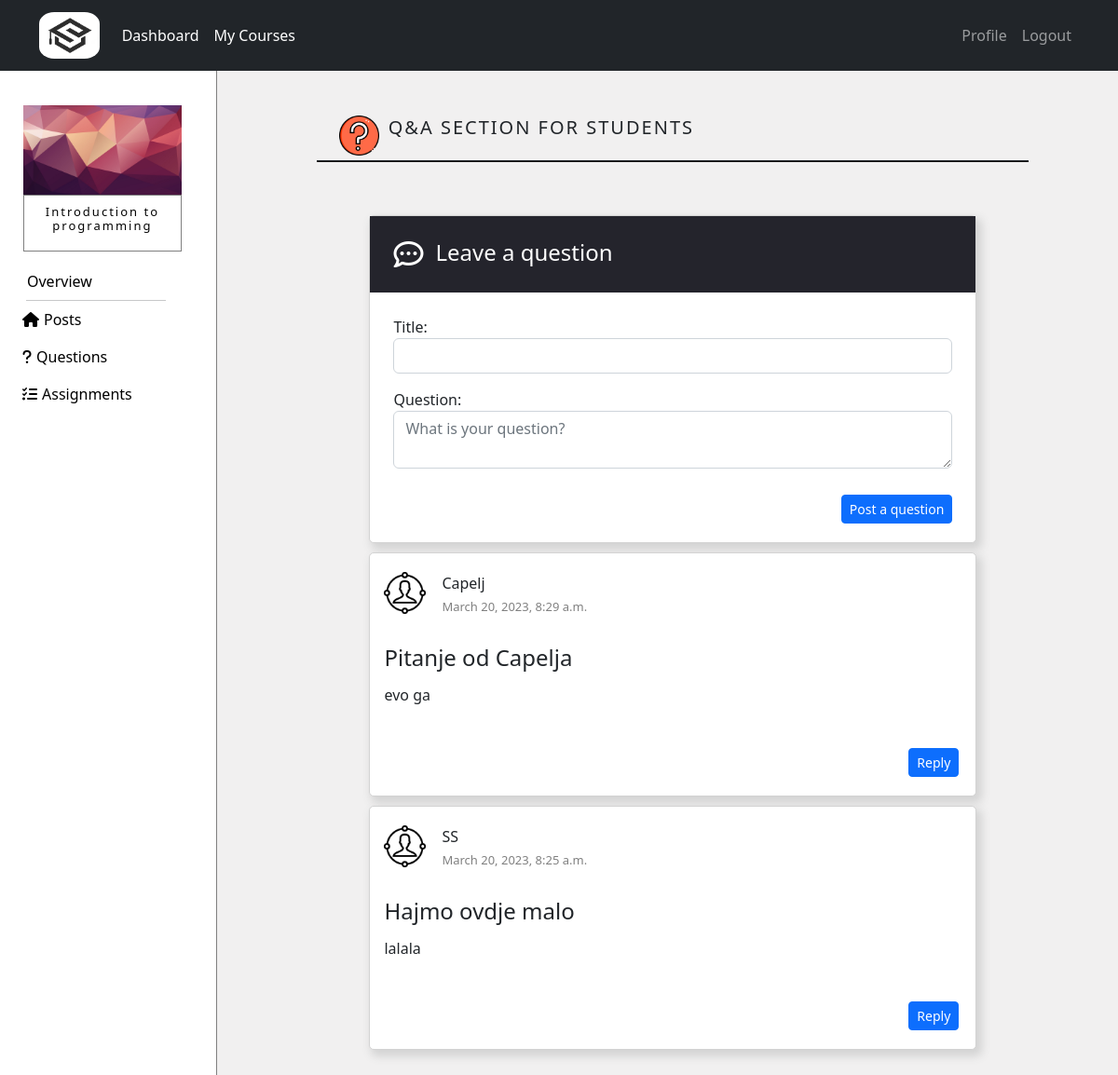
Page /courses/course/6/questions (signed in) on the committed database.
### courses/models.py (models this page shows, shortened)
class Course(models.Model):
    name = models.CharField(max_length=50)
    summary = models.CharField(max_length=500)
    image = models.ImageField(upload_to="courses_images",default="courses_images/default.jpg",blank=True)
    overview = models.TextField(null=True,blank=True)
    max_students = models.IntegerField(default=100)
    student_number = models.IntegerField(default=0)

class Question(models.Model):
    title = models.CharField(max_length=50)
    text = models.CharField(max_length=600)
    created_at = models.DateTimeField(auto_now=True)
    course = models.ForeignKey(Course,related_name='course_question',on_delete=models.CASCADE)
    user = models.ForeignKey(NewUser,related_name='user_question',on_delete=models.CASCADE,null=True, blank=True)
    class Meta:
        ordering = ['-created_at']

class NewUser(AbstractUser):
    is_student = models.BooleanField(default=False)
    is_tutor = models.BooleanField(default=False)

### courses/views.py (the view, shortened to what this page needs)
# urls.py: path('course/<int:course_id>/questions',views.view_questions_tutor,name='view_questions_tutor'),
@login_required
def view_questions_tutor(request,course_id,question_id=None,answer_id=None):
   if is_enrolled(request.user, course_id) is False:
      return HttpResponse('<html><body><h2 style="font-weight: lighter">Your do not have access to view this page!</h2><body></html>')
   course = get_object_or_404(Course,pk=course_id)
   questions = Question.objects.filter(course=course)
   question_form = QuestionForm()
   answer_form = AnswerForm()
   return render(request,"courses/questions.html",{'course':course,'questions':questions,
                                                      'question_form':question_form,'answer_form':answer_form})

### courses/forms.py
class QuestionForm(forms.ModelForm):
    title = forms.CharField(label='Title:', widget=forms.TextInput(attrs={'class':'form-control'}))
    text = forms.CharField(label='Question:',
                           widget=forms.Textarea(attrs={"rows":2,"cols":60,
                                                        "placeholder":"What is your question?",
                                                        "class":"form-control",
                                                        "id":"id_text1"}))
    class Meta():
        model =  Question
        fields = ['title','text']

class AnswerForm(forms.ModelForm):
    text = forms.CharField(label='Text:', widget=forms.Textarea(attrs={ "rows":5,"cols":60,
                                                                        "class":"form-control",
                                                                        "id":"id_text2"}))
    class Meta():
        model = Answer
        fields = ['text']

### courses/templatetags/tag.py (called while the page is built)
@register.simple_tag
def getAnswers(question):
    answers = Answer.objects.filter(question=question)
    return answers

### courses/views.py (called while the page is built)
def is_enrolled(user, course_id):
   course = get_object_or_404(Course,pk=course_id)
   if user.is_tutor:
      tutor_courses = TutorCourse.objects.filter(course=course,tutor=user.Tutor)
      return tutor_courses.exists()
   else:
      student_courses = StudentCourse.objects.filter(course=course,student=user.Student)
      return student_courses.exists()

### templates/courses/questions.html (shortened to what this page needs)
{% extends 'courses/course.html' %}
{% block courseContent%}
{% load static %}
<div style="margin-left: auto; margin-right: auto; width:75%; margin-top: 5%; position: relative; margin-bottom: 5px;">
  <img class="col-sm-4 col-md-4 col-lg-4" src="{% static 'img/question.png' %}"
       style="width:6%;">
  <div class="col-sm-8 col-md-8 col-lg-8 availableCourses">
    <h5 class="title">Q&A SECTION FOR STUDENTS</h5>
  </div>
</div>
<hr style="width: 80%; margin-left: auto; margin-right: auto; background-color: black;
           opacity: 1; margin-top: 0; margin-bottom: 6%; height: 2px;">
<div id="questions" class="container" style="width: 100%;
height: fit-content; margin-top: 20px; margin-bottom: 20px;">
<div id="addQuestions" class="containerWithBorder" style="min-width: 475px;">
  <div class="row" style="margin-bottom: 5px; height: fit-content;">
    <div class="form-outline w-100" style="position: relative;">
      <div style="background-color: #24242c;">
      <i class="fa-regular fa-comment-dots fa-2x" style="margin: 25px 8px 25px 25px; color: white;"></i>
      <h4 style="display: inline-block; position: absolute; top: 25px; margin-left: 5px; color: white;">Leave a question</h4>
      </div>
        <form action="{% url 'view_questions_tutor' course_id=course.pk %}" method="POST" style="margin: 25px;">
        <p> <label>{{ question_form.title.label_tag }}</label>{{ question_form.title }}</p>
        <div class="form-group">
        <p> <label >{{ question_form.text.label_tag }}</label> <br>  {{ question_form.text }}</p>
        </div>
        <div class="float-end mt-2 pt-1" style="margin-bottom: 15px;">
          <button type="submit" class="btn btn-primary btn-sm" name="question_button">Post a question</button>
        </div>
        </form>
    </div>
  </div>
</div>
{% if questions %}
{% for question in questions %}
<div class="container containerWithBorder" style="padding: 15px; min-width: 475px;">
  <div class="row" style="margin-bottom: 5px; height: fit-content; position: relative;">
    <div style="width: auto; height: fit-content;">
      <img src="{% static 'img/tutor.png' %}" style="height: 45px; display: inline-block; position: relative; top: 5px">
    </div>
    <div style=" height: fit-content; padding: 0;width:auto;display:inline-block">
      <p style="margin: 5px; text-align: left;">{{ question.user.username }}<br>
      <span style="font-size: small; text-align: left; color: gray;">{{ question.created_at }}</span></p>
    </div>
    <div style="text-align: justify; margin-top: 25px; margin-bottom: 5px;">
      <h4>{{ question.title }}</h4>
    </div>
    <div style="height: fit-content;">
      <p class="breakText">{{ question.text }}</p>
    </div>
    <div style="position: relative; width: 100%; height: 50px; margin-top: 10px;">
      <button type="button" id="replyButton{{question.pk}}" data-bs-toggle="modal" data-bs-target="#exampleModalLong{{question.pk}}"
              class="btn btn-primary btn-sm"
              style="width: fit-content; bottom: 0; right: 0; position: absolute; margin: 15px 15px 0px 15px;">
      Reply</button>
    </div>
  </div>
  {% load tag %}
  {% getAnswers question as answers %}
</div>
{% endfor %}
{% else %}
<h2 style="text-align: center;">There are no questions yet!</h2>
{% endif %}
</div>
<div style="height:200px">
</div>
{% endblock %}

### templates/courses/course.html (shortened to what this page needs)
{% extends 'courses/dashboard.html' %}
{% block content_courses %}
{% load static %}
{% if course %}
<div class="row no-gutters">
  <div id="left-gutter" class="col-sm-1 col-md-2 col-lg-2 no-gutters" style="width: 20%; height: 100vh; background-color: white; padding: 0; border-right: 1px solid gray;">
    <div class="card" style="width: 70%; margin-top: 15%;
                             margin-left: auto; margin-right: auto; border: none;">
      <img src="{{course.image.url}}" class="card-img-top" style="border-radius: 0%;" alt="Cover">
        <div class="card-body" style="border: 1px solid gray; padding: 10px 0px 10px 0px;">
          <h4 class="card-title courseDetails courseTitle"
              style="text-align: center; color: black; letter-spacing: 2px; font-weight: lighter;">{{course.name}}</h4>
        </div>
    </div>
    <div class="nav flex-column" style="margin-top: 5%; width: 100%;">
      <div id="miniMeni">
        <a class="nav-link hoverMeni" href="{% url 'overview' course_id=course.pk %}" style="color: black;">
          Overview
        </a>
        <hr id="line">
        {% if user.is_student %}
        <a class="nav-link hoverMeni" href="{% url 'course' course_id=course.pk %}" style="color: black;">
          <i class="fa-solid fa-house" style="margin-right: 5px;"></i>Posts
        </a>
        {% else %}
        <a class="nav-link hoverMeni" href="{% url 'tutor_course' course_id=course.pk %}" style="color: black;">
          <i class="fa-solid fa-house" style="margin-right: 5px;"></i>Posts
        </a>
        {% endif %}
        <a class="nav-link hoverMeni" href="{% url 'view_questions_tutor' course_id=course.pk %}" style="color: black;">
          <i class="fa-solid fa-question" style="margin-right: 5px;"></i>Questions
        </a>
        <a class="nav-link hoverMeni" href="{% url 'assignment_overview' course_id=course.pk %}" style="color: black;">
          <i class="fa-solid fa-list-check" style="margin-right: 5px;"></i>Assignments
        </a>
      </div>
    </div>
  </div>
  <div id="right-gutter" class="col-sm-11 col-md-10 col-lg-10 no-gutters">
    {% block courseContent%}{% endblock %}
  </div>
</div>
{% endif %}
{% endblock %}

### static/css/style.css (style rules this page uses)
html { scroll-behavior: smooth; }
*, *:before, *:after { box-sizing: border-box; }
body { margin: 0; padding: 0; }

### static/css/login.css (style rules this page uses)
.availableCourses { position:absolute; bottom: 10px; display: inline-block; }
.title { margin-left: 2%; letter-spacing: 2px; }
.courseDetails { opacity: 0.99; color: white; }
.breakText { word-wrap: break-word; text-align: justify; padding: 0; }
.containerWithBorder { margin-left: auto; margin-right: auto; width: 70%; border: 1px solid lightgray; margin-bottom: 10px; border-radius: 5px; box-shadow: 4px 5px 10px 2px lightgray; background-color: white; }

### templates/courses/course.html (style rules this page uses)
@media screen and (min-width: 1000px) { body { overflow-x: hidden; overflow-y: hidden; } }
#miniMeni { margin-left: 50px; }
#line { width: 200px; margin-left: 10px; margin-right: auto; margin-top: 0px; margin-bottom: 0px; }
#right-gutter { width: 80%; height: 100vh; overflow: scroll; }
@media screen and (min-width: 900px) and (max-width: 1400px) { #miniMeni { margin-left: 20px; } }
@media screen and (min-width: 900px) and (max-width: 1400px) { #line { width: 150px; margin-left: 20px; } }
@media screen and (min-width: 900px) and (max-width: 1400px) { .courseTitle { font-size: small; } }

### rows in the picture
Course: image (placeholder picture), name "Introduction to programming"
Question: user.username "Capelj", created_at "March 20, 2023, 8:29 a.m.", title "Pitanje od Capelja", text "evo ga"
Question: user.username "SS", created_at "March 20, 2023, 8:25 a.m.", title "Hajmo ovdje malo", text "lalala"

### other values in the picture
{{ question_form.title.label_tag }} "Title:"
{{ question_form.text.label_tag }} "Question:"
